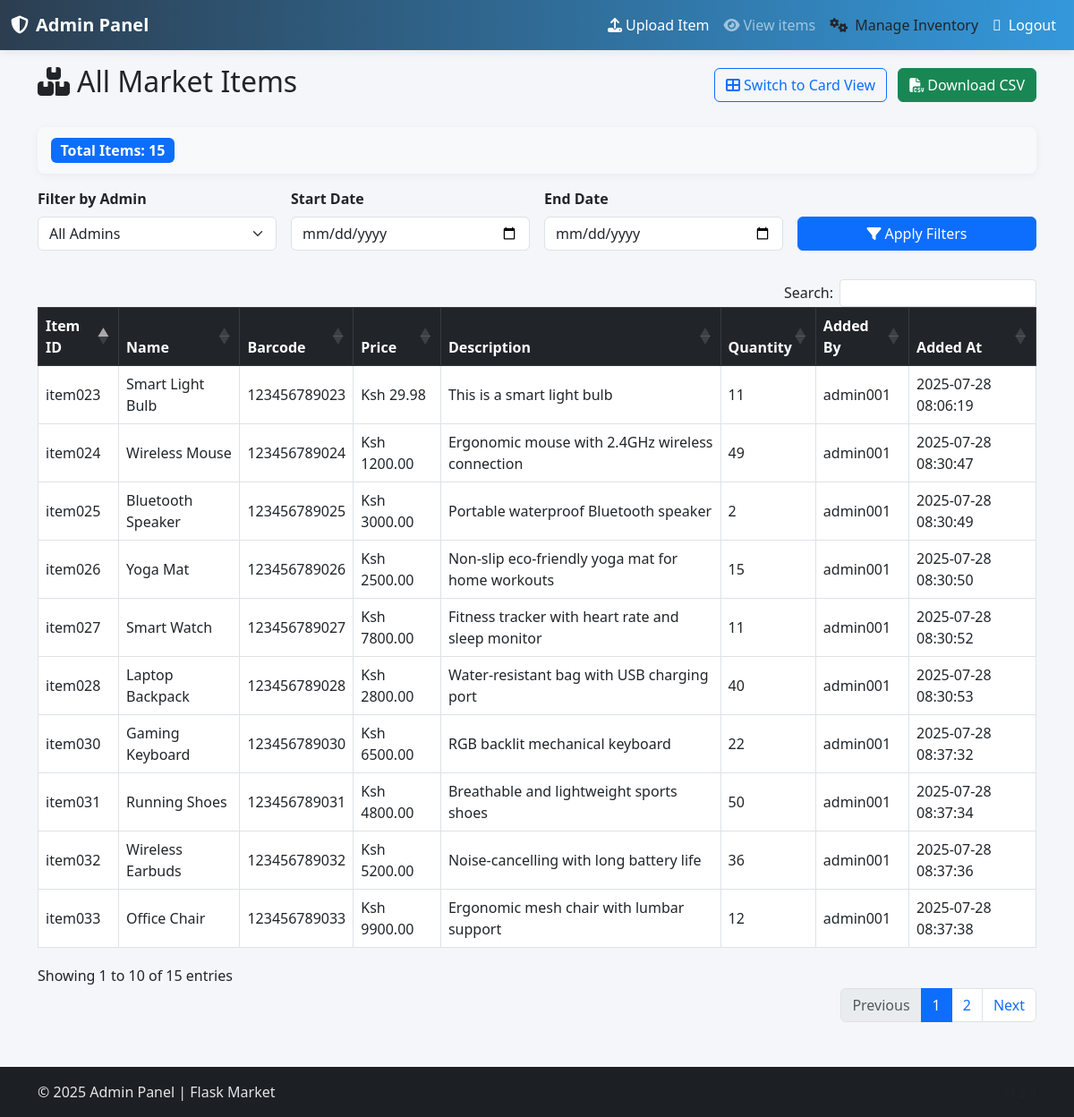
Page /admins/admin/items/view (signed in) on the committed database.
### admins/models.py (models this page shows, shortened)
class Items(db.Model):
    __tablename__ = 'items'
    item_id = db.Column(db.String(), nullable=False, primary_key=True)
    name = db.Column(db.String(length=30), nullable=False)
    price = db.Column(db.Float(), nullable=False)
    discount = db.Column(db.Float(), nullable=True)
    barcode = db.Column(db.String(length=12), nullable=False, unique=True)
    description = db.Column(db.String(length=1024), nullable=False, unique=True)
    category = db.Column(db.String(length=30), nullable=True)
    quantity = db.Column(db.Integer(), nullable=False)
    image_url = db.Column(db.String(200), nullable=True)
    added_by = db.Column(db.String(length=6), db.ForeignKey('admins.admin_id'), nullable=False)
    date_added = db.Column(db.DateTime(timezone=True), nullable=False, default=lambda: datetime.now(ZoneInfo("Africa/Nairobi")))
    admin = db.relationship('Admins', backref="items_added")

### admins/routes.py (the view)
@admins_bp.route('/admin/items/view')
@admin_required
def admin_items_view():
    added_by_filter = request.args.get('added_by')
    start_date = request.args.get('start_date')
    end_date = request.args.get('end_date')
    query = Items.query
    if added_by_filter:
        query = query.filter(Items.added_by == added_by_filter)
    if start_date:
        try:
            start_dt = datetime.strptime(start_date, '%Y-%m-%d')
            query = query.filter(Items.date_added >= start_dt)
        except ValueError:
            flash("Invalid start date", "warning")
    if end_date:
        try:
            end_dt = datetime.strptime(end_date, '%Y-%m-%d')
            query = query.filter(Items.date_added <= end_dt)
        except ValueError:
            flash("Invalid end date", "warning")
    items = query.order_by(Items.date_added.desc()).all()
    all_admins = db.session.query(Items.added_by).distinct().all()
    return render_template('admin/admin_items_view.html', items=items, all_admins=all_admins)

### admins/routes.py (called while the page is built)
def admin_required(f):
    @wraps(f)
    def wrapper(*args, **kwargs):
        if not session.get('admin_logged_in') and not session.get('is_approved'):
            return redirect(url_for('admins.admin_login'))
        return f(*args, **kwargs)
    return wrapper

@admins_bp.context_processor
def inject_now():
    eat = ZoneInfo("Africa/Nairobi")
    return {'now': datetime.now(tz=eat)}

@admins_bp.context_processor
def inject_stats():
    stats = {
        'total_items': Items.query.count(),
        'total_admins': Admins.query.count(),
        'pending_approvals': Admins.query.filter_by(is_approved=False).count(),
        'active_admins': Admins.query.filter_by(is_approved=True).count(),
        'updated_items': ItemManagementlog.query.filter_by(action='updated').count(),
        'deleted_items': ItemManagementlog.query.filter_by(action='deleted').count(),
    }
    recent_items_logs = ItemManagementlog.query.order_by(ItemManagementlog.timestamp.desc()).limit(5).all()
    recent_admins_logs = AdminActionLog.query.order_by(AdminActionLog.timestamp.desc()).limit(5).all()
    return {
        'stats': stats,
        'recent_admins_logs': recent_admins_logs,
        'recent_items_logs': recent_items_logs
    }

### admins/templates/admin/admin_items_view.html (shortened to what this page needs)
{% extends 'admin_base.html' %}
{% block content %}
<div class="d-flex justify-content-between align-items-center mb-4">
    <h2><i class="fas fa-boxes-stacked me-2"></i>All Market Items</h2>
    <div>
        <a class="btn btn-outline-primary me-2" id="toggleViewBtn">
        </a>
        <a href="{{ url_for('admins.download_items_csv') }}" class="btn btn-success">
            <i class="fas fa-file-csv me-1"></i>Download CSV
        </a>
    </div>
</div>
<div id="customToolbar" class="d-flex justify-content-between align-items-center mb-3 flex-wrap">
    <div>
        <span class="badge bg-primary fs-6">
            Total Items: {{ items|length }}
        </span>
    </div>
</div>
<form method="get" class="row g-3 mb-4 align-items-end" action="{{ url_for('admins.admin_items_view') }}">
    <div class="col-md-3">
        <label class="form-label fw-bold">Filter by Admin</label>
        <select class="form-select" name="added_by">
            <option value="">All Admins</option>
        </select>
    </div>
    <div class="col-md-3">
        <label class="form-label fw-bold">Start Date</label>
        <input type="date" class="form-control" name="start_date"
            value="{{ request.args.get('start_date', '') }}">
    </div>
    <div class="col-md-3">
        <label class="form-label fw-bold">End Date</label>
        <input type="date" class="form-control" name="end_date"
            value="{{ request.args.get('end_date', '') }}">
    </div>
    <div class="col-md-3 d-grid">
        <button type="submit" class="btn btn-primary">
            <i class="fas fa-filter me-1"></i>Apply Filters
        </button>
    </div>
</form>
<div id="tableView">
    <table class="table table-hover table-bordered align-middle" id="itemsTable">
        <thead class="table-dark">
            <tr>
                <th>Item ID</th>
                <th>Name</th>
                <th>Barcode</th>
                <th>Price</th>
                <th>Description</th>
                <th>Quantity</th>
                <th>Added By</th>
                <th>Added At</th>
            </tr>
        </thead>
        <tbody>
            {% for item in items %}
            <tr>
                <td>{{ item.item_id }}</td>
                <td>{{ item.name }}</td>
                <td>{{ item.barcode }}</td>
                <td>Ksh {{ "%.2f"|format(item.price) }}</td>
                <td>{{ item.description }}</td>
                <td>{{ item.quantity }}</td>
                <td>{{ item.added_by }}</td>
                <td>{{ item.date_added.strftime('%Y-%m-%d %H:%M:%S') }}</td>
            </tr>
            {% endfor %}
        </tbody>
    </table>
</div>
{% endblock %}

### admins/templates/admin_base.html (style rules this page uses)
body { background-color: #f4f6f9; min-height: 100vh; display: flex; flex-direction: column; }

### admins/templates/admin/admin_items_view.html (style rules this page uses)
#customToolbar { background: #f8f9fa; border-radius: 8px; padding: 12px 15px; box-shadow: 0 2px 10px rgba(0, 0, 0, 0.05); }

### rows in the picture
Items: item_id "item033", name "Office Chair", barcode "123456789033", price "9900.00", description "Ergonomic mesh chair with lumbar support", quantity "12", added_by "admin001", date_added "2025-07-28 08:37:38"
Items: item_id "item032", name "Wireless Earbuds", barcode "123456789032", price "5200.00", description "Noise-cancelling with long battery life", quantity "36", added_by "admin001", date_added "2025-07-28 08:37:36"
Items: item_id "item031", name "Running Shoes", barcode "123456789031", price "4800.00", description "Breathable and lightweight sports shoes", quantity "50", added_by "admin001", date_added "2025-07-28 08:37:34"
Items: item_id "item030", name "Gaming Keyboard", barcode "123456789030", price "6500.00", description "RGB backlit mechanical keyboard", quantity "22", added_by "admin001", date_added "2025-07-28 08:37:32"
Items: item_id "item028", name "Laptop Backpack", barcode "123456789028", price "2800.00", description "Water-resistant bag with USB charging port", quantity "40", added_by "admin001", date_added "2025-07-28 08:30:53"
Items: item_id "item027", name "Smart Watch", barcode "123456789027", price "7800.00", description "Fitness tracker with heart rate and sleep monitor", quantity "11", added_by "admin001", date_added "2025-07-28 08:30:52"
Items: item_id "item026", name "Yoga Mat", barcode "123456789026", price "2500.00", description "Non-slip eco-friendly yoga mat for home workouts", quantity "15", added_by "admin001", date_added "2025-07-28 08:30:50"
Items: item_id "item025", name "Bluetooth Speaker", barcode "123456789025", price "3000.00", description "Portable waterproof Bluetooth speaker", quantity "2", added_by "admin001", date_added "2025-07-28 08:30:49"
Items: item_id "item024", name "Wireless Mouse", barcode "123456789024", price "1200.00", description "Ergonomic mouse with 2.4GHz wireless connection", quantity "49", added_by "admin001", date_added "2025-07-28 08:30:47"
Items: item_id "item023", name "Smart Light Bulb", barcode "123456789023", price "29.98", description "This is a smart light bulb", quantity "11", added_by "admin001", date_added "2025-07-28 08:06:19"

### other values in the picture
{{ items|length }} "15"
